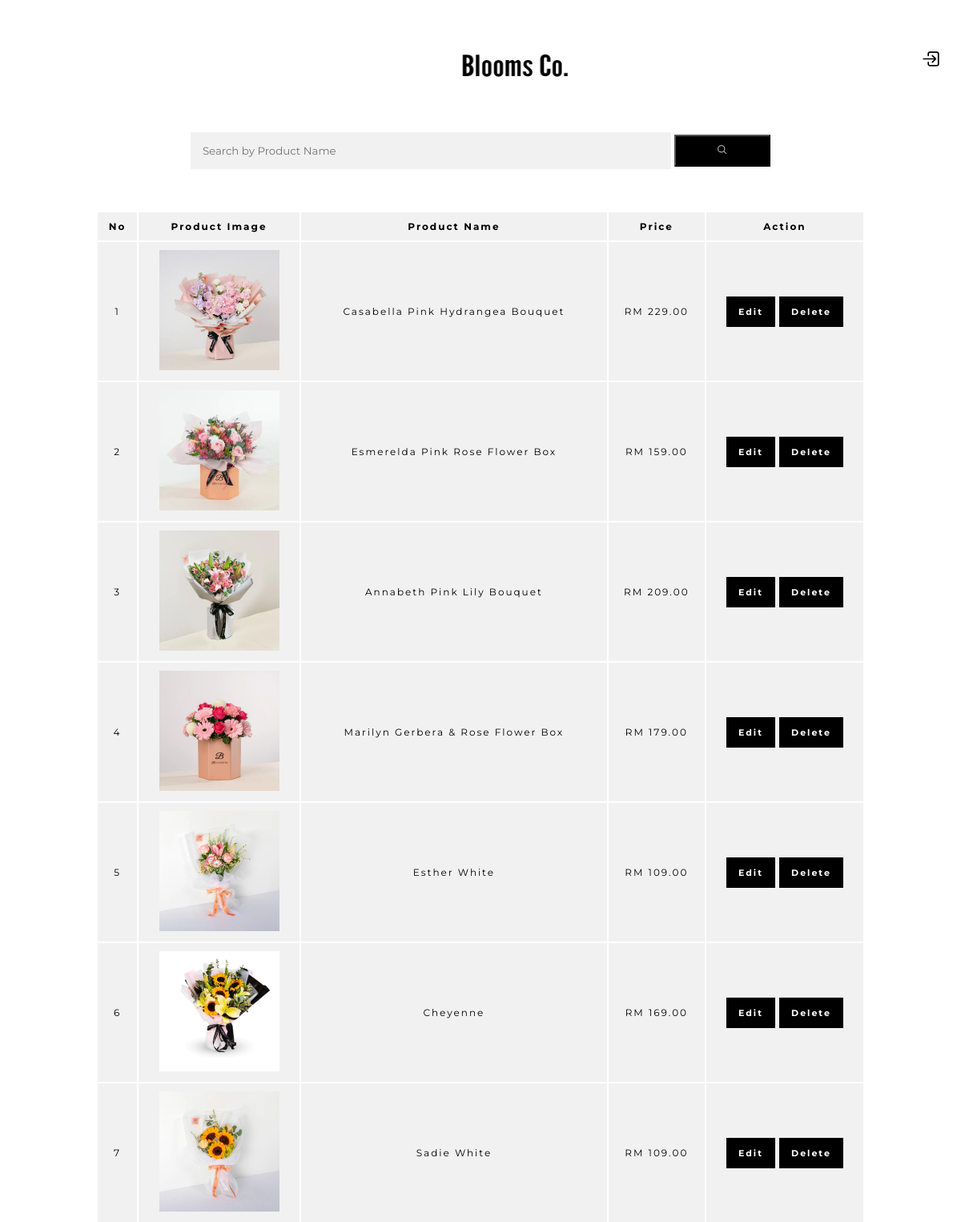
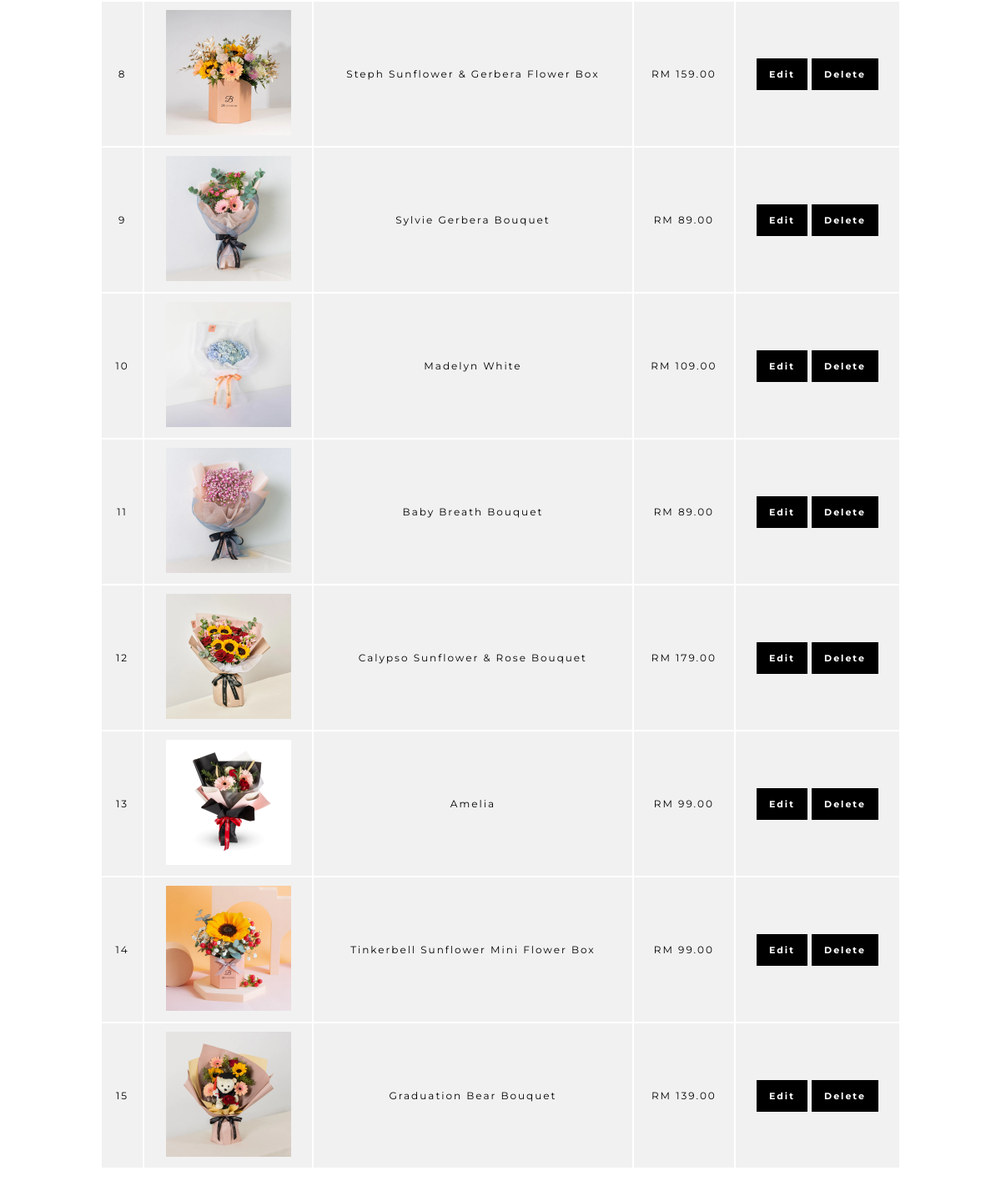
/viewproduct.php, run on the app's committed database (2 pictures, top to bottom).
### tables this page shows
CREATE TABLE `products` (
  `product_id` int(11) NOT NULL,
  `product_name` varchar(100) NOT NULL,
  `product_description` varchar(255) NOT NULL,
  `product_price` varchar(100) NOT NULL,
  `product_keywords` varchar(255) NOT NULL,
  `category_id` int(11) NOT NULL,
  `brand_id` int(11) NOT NULL,
  `product_image1` varchar(255) NOT NULL,
  `product_image2` varchar(255) NOT NULL,
  `product_image3` varchar(255) NOT NULL,
  `date` timestamp NOT NULL DEFAULT current_timestamp() ON UPDATE current_timestamp(),
  `status` varchar(100) NOT NULL
);

### viewproduct.php (the view, shortened to what this page needs)
<!DOCTYPE html>
<html>
    <head>
        <link href="../css/admin.css" rel="stylesheet" type="text/css"/>
    </head>
    <body>
        <?php
        include './adminheader.php';
        include '../config/connect.php';
        if (isset($_GET['search'])) {
            $search_query = $_GET['search'];
            $get_products = "SELECT * FROM products WHERE product_name LIKE '%$search_query%'";
        } else {
            $get_products = "SELECT * FROM products";
        }
        $result = mysqli_query($con, $get_products);
        $number = 0;
        ?>
        <div class="search-container">
            <form method="GET">
                <center><input type="text" placeholder="Search by Product Name" name="search">
                    <button class="searchBtn" type="submit"><ion-icon class="search-outline" name="search-outline"></ion-icon></button></center>
            </form>
        </div>
        <div class="product-display">
            <table class="product-display-table">
                <thead>
                    <tr>
                        <td>No</td>
                        <td>Product Image</td>
                        <td>Product Name</td>
                        <td>Price</td>
                        <td>Action</td>
                    </tr>
                </thead>
                <?php
                while ($row = mysqli_fetch_assoc($result)) {
                    $product_id = $row['product_id'];
                    $product_image1 = $row['product_image1'];
                    $product_name = $row['product_name'];
                    $product_price = $row['product_price'];
                    $number++;
                    ?>
                    <tr>
                        <td><?php echo $number ?></td>
                        <td><img src='../Admin/product_images/<?php echo $product_image1 ?>' width='150px' height='150px'/></td>
                        <td><?php echo $product_name ?></td>
                        <td>RM <?php echo $product_price ?></td>
                        <td><a class='btn' href='editproduct.php?id=<?php echo $product_id ?>'>Edit</a>
                            <a class='btn' href='#' onclick='showConfirmation(<?php echo $product_id ?>)'>Delete</a>
                        </td>
                    </tr>
                <?php } ?>
            </table>
        </div>
</html>

### css/admin.css (style rules this page uses)
* { font-family: "Montserrat", sans-serif; padding: 0; margin: 0; box-sizing: border-box; }
body { background-color: white; }
input[type=text], input[type=number], input[type=file], select { width: 50%; padding: 15px; margin: 7px 0 20px 0; display: inline-block; border: none; background: #f1f1f1; }
.log, .insBut, button { cursor: pointer; width: 503px; padding: 10px 0; transition: 0.8s; letter-spacing: 2px; color: white; background-color: black; }
a:link { text-decoration: none; color:black; }
.product-display { margin: 2rem 0; }
.product-display .product-display-table { text-align: center; width: 80%; margin-left: 10%; margin-right: 10%; }
.product-display .product-display-table thead { font-size: 13px; letter-spacing: 2px; background: #f1f1f1; font-weight: bold; }
.product-display .product-display-table td { padding: 10px; font-size: 12px; letter-spacing: 2px; background: #f1f1f1; }
.searchBtn { width: 10%; }
.btn { padding: 10px 13px; color: white !important; cursor: pointer; transition: all 0.3s ease; background-color: black; border: 2px solid black; font-size: 11px; font-weight: bold; letter-spacing: 2px; }

### css/adminheader.css (style rules this page uses)
*, *:before, *:after { font-family: "Montserrat", sans-serif; padding: 0; margin: 0; box-sizing: border-box; }
body { background-color: white; }

### data on the page
products: product_image1 (picture), product_name "Casabella Pink Hydrangea Bouquet", product_price "229.00"
products: product_image1 (picture), product_name "Esmerelda Pink Rose Flower Box", product_price "159.00"
products: product_image1 (picture), product_name "Annabeth Pink Lily Bouquet", product_price "209.00"
products: product_image1 (picture), product_name "Marilyn Gerbera & Rose Flower Box", product_price "179.00"
products: product_image1 (picture), product_name "Esther White", product_price "109.00"
products: product_image1 (picture), product_name "Cheyenne", product_price "169.00"
products: product_image1 (picture), product_name "Sadie White", product_price "109.00"
products: product_image1 (picture), product_name "Steph Sunflower & Gerbera Flower Box", product_price "159.00"
products: product_image1 (picture), product_name "Sylvie Gerbera Bouquet", product_price "89.00"
products: product_image1 (picture), product_name "Madelyn White", product_price "109.00"
products: product_image1 (picture), product_name "Baby Breath Bouquet", product_price "89.00"
products: product_image1 (picture), product_name "Calypso Sunflower & Rose Bouquet", product_price "179.00"
products: product_image1 (picture), product_name "Amelia", product_price "99.00"
products: product_image1 (picture), product_name "Tinkerbell Sunflower Mini Flower Box", product_price "99.00"
products: product_image1 (picture), product_name "Graduation Bear Bouquet", product_price "139.00"
